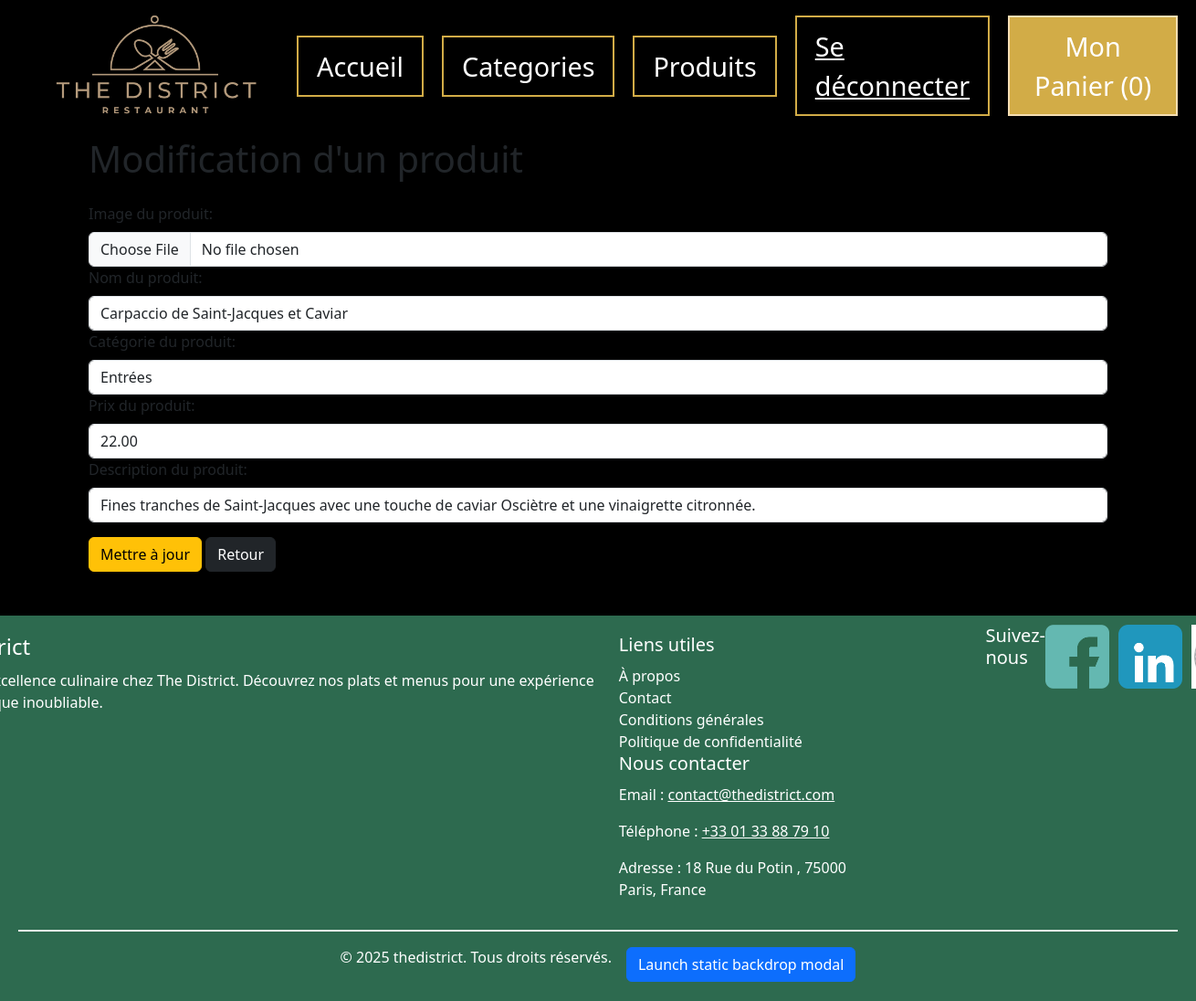
/produit-select.php?modify=2 (signed in), run on the app's committed database.
### tables this page shows
CREATE TABLE IF NOT EXISTS `produit` (
  `produit_ID` int(11) NOT NULL AUTO_INCREMENT,
  `produit_libelle` varchar(50) NOT NULL,
  `produit_prix` decimal(19,2) NOT NULL,
  `produit_image` varchar(50) DEFAULT NULL,
  `produit_description` varchar(500) NOT NULL,
  `categorie_ID` int(11) NOT NULL,
  PRIMARY KEY (`produit_ID`),
  KEY `categorie_ID` (`categorie_ID`)
);

### produit-select.php (the view, shortened to what this page needs)
<?php
include("header.php");
$id = isset($_GET['modify']) ? $_GET['modify'] : '';
$libelle = $idValue = '';
$categories = $pdo->query("SELECT categorie_ID, categorie_libelle FROM categorie")->fetchAll();
if ($id !== '') {
    $sql = "SELECT * FROM produit p JOIN categorie c ON p.categorie_ID = c.categorie_ID WHERE p.produit_ID = '$id'";
    $result = $pdo->query($sql);
    $product = $result->fetch(PDO::FETCH_ASSOC);
    if ($product) {
        $libelle = $product['produit_libelle'];
        $prix = $product['produit_prix'];
        $description = $product['produit_description'];
    } else {
        echo "Produit introuvable.";
        exit;
    }
}
?>
<div class="container my-5">
    <h1 class="mb-4"><?= $id ? "Modification" : "Création" ?> d'un produit</h1>
    <form method="post">
        <div class="mb-3">
            <label for="image" class="form-label">Image du produit: </label>
            <input type="file" class="form-control" id="image" name="image" value="<?= $id ? htmlentities($photo) : "" ?>">
            <label for="libelle" class="form-label">Nom du produit: </label>
            <input type="text" class="form-control" id="libelle" name="libelle" value="<?= $id ? htmlentities($libelle) : "" ?>" required>
            <label for="categorie" class="form-label">Catégorie du produit: </label>
            <select name="categorie" class="form-control" id="categorie">
                <?php foreach($categories as $categorieValue):?>
                    <option value="<?= $categorieValue['categorie_ID'] ?>" <?= (isset($product['categorie_ID']) && $product['categorie_ID'] == $categorieValue['categorie_ID']) ? 'selected' : '' ?>>
                    <?= htmlentities($categorieValue['categorie_libelle']) ?>
                </option>
                <?php endforeach ?>
            </select>
            <label for="prix" class="form-label">Prix du produit: </label>
            <input type="text" class="form-control" id="prix" name="prix" value="<?= $id ? htmlentities($prix) : "" ?>" required>
            <label for="description" class="form-label">Description du produit: </label>
            <input type="text" class="form-control" id="description" name="description" value="<?= $id ? htmlentities($description) : "" ?>" required>
        </div>
               <button type="submit" class="btn btn-warning"><?= $id ? "Mettre à jour" : "Créer" ?></button>
        <a href="produits.php" class="btn btn-dark">Retour</a>
    </form>
</div>
<?PHP
include("footer.php");
?>

### styles/style.css (style rules this page uses)
body { background-color: black; }

### data on the page
produit: libelle "Carpaccio de Saint-Jacques et Caviar", prix "22.00", description "Fines tranches de Saint-Jacques avec une touche de caviar Osciètre et une vinaigrette citronnée."

### other printed values
form field categorie "Entrées"
